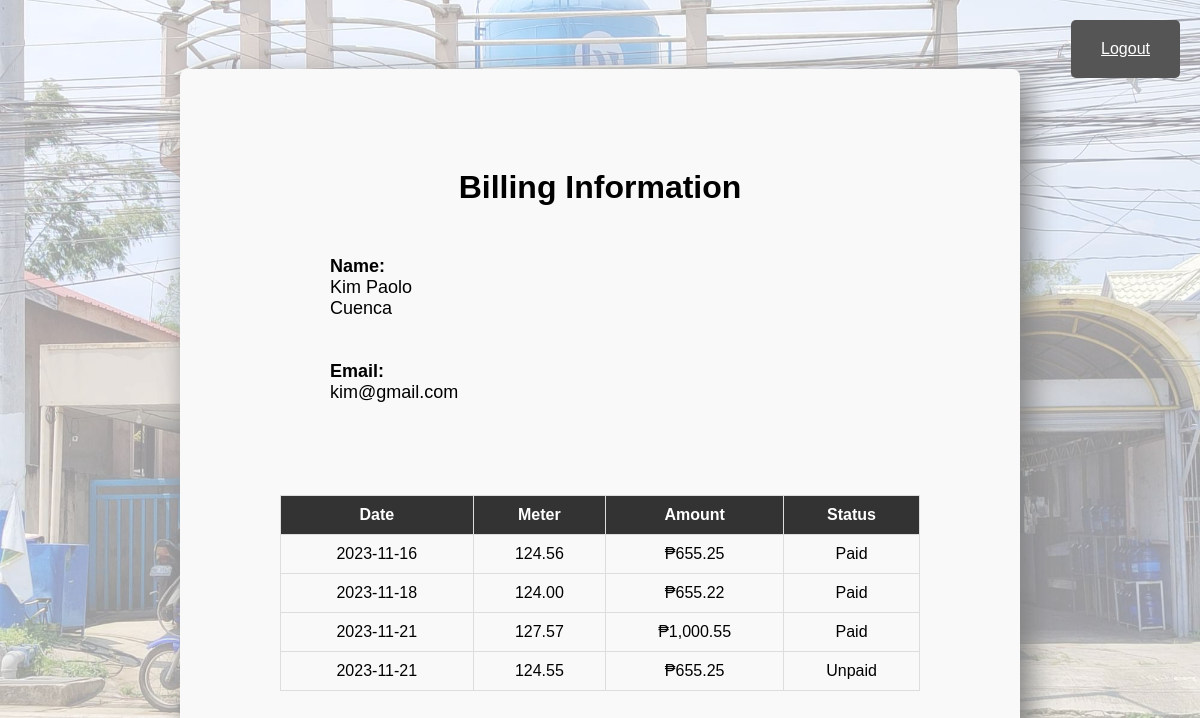
Before: /WebSys/userForm.php (signed in) with the older database file.
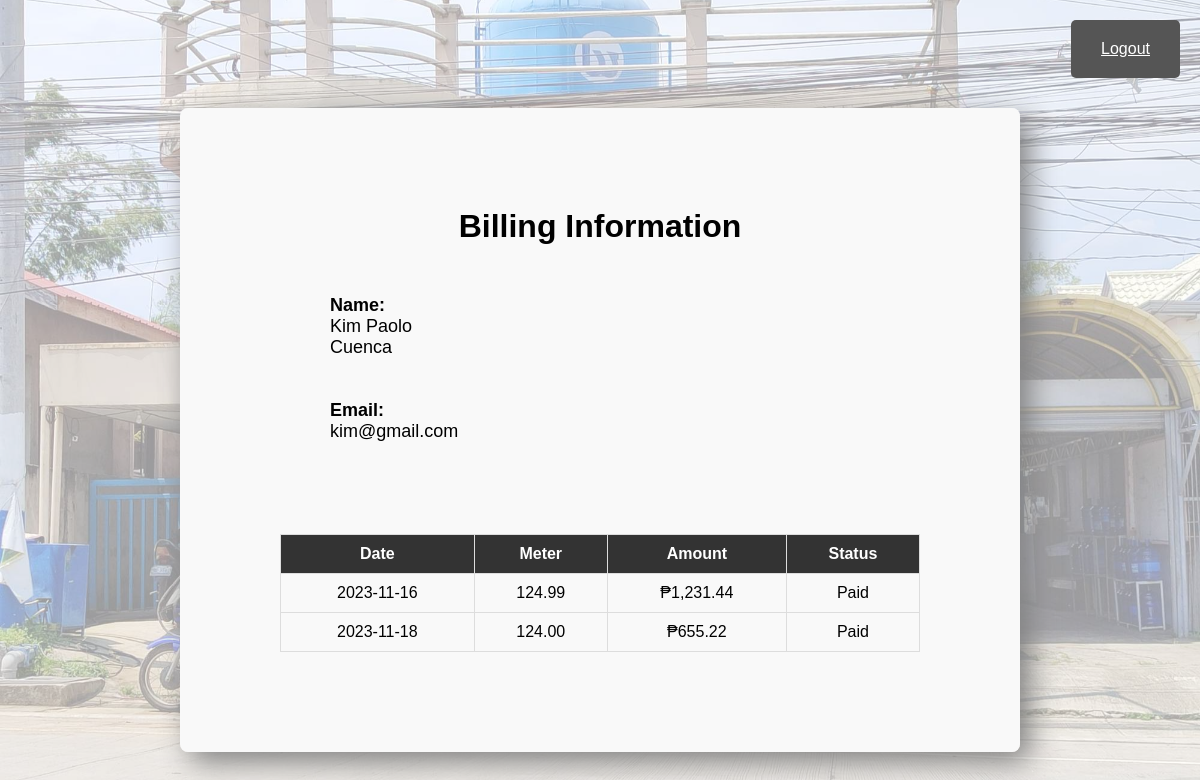
After: the same page with the newer database file.
### tables this page shows
CREATE TABLE IF NOT EXISTS `tbl_bill` (
  `BillId` int NOT NULL AUTO_INCREMENT,
  `UserID` int NOT NULL,
  `Date` date NOT NULL,
  `Meter` float NOT NULL,
  `Amount` float NOT NULL,
  `Status` varchar(10) NOT NULL,
  PRIMARY KEY (`BillId`),
  KEY `UserID_fk_Bill` (`UserID`)
);

### WebSys/php/displayuserbill.php (called while the page is built, shortened)
<?php
require "dbCon.php";
class UserBillDisplay {
    private $conn;
    public function __construct($conn) {
        $this->conn = $conn;
    }
    public function displayUserBills($userID) {
        $billData = array();
        $sqlQuery = "CALL SP_DisplayUserBill('$userID')";
        $result = $this->conn->query($sqlQuery);
        if ($result) {
            while ($row = $result->fetch_assoc()) {
                $row['Amount'] = '₱' . number_format($row['Amount'], 2);
                $row['Meter'] = number_format($row['Meter'], 2);
                $billData[] = $row;
            }
        } else {
            echo "Database query failed: " . $this->conn->error;
        }
        return $billData;
    }
}
$userBillDisplay = new UserBillDisplay($conn);
if (isset($_SESSION['UserID'])) {
    $userID = $_SESSION['UserID'];
    $billData = $userBillDisplay->displayUserBills($userID);
} else {
    header("Location: ../login.php");
    exit();
}
?>

### WebSys/userForm.php (the view, shortened to what this page needs)
<?php require "./php/authenticateaccount.php" ?>
<!DOCTYPE html>
<html lang="en">
<head>
    <link rel="stylesheet" href="./css/userForm.css">
</head>
<body>
    <div class="whole-container">
        <h1>Billing Information</h1>
        <div class="banner">
            <div class="studentInfo-text1">
                <span class="text-label" style="font-weight: bold;">Name:</span><br/>
                <span class="text-info" id="name"><?php echo $_SESSION['Name']; ?></span><br><br><br>
                <div class="studentInfo-text">
                    <span class="text-label" style="font-weight: bold;">Email:</span><br/>
                    <span class="text-info" id="email"><?php echo $_SESSION['Email']; ?></span><br><br><br>
                </div>
            </div>
        </div>
        <?php include "./php/displayuserbill.php" ?>
        <table>
            <thead>
                <tr>
                    <th>Date</th>
                    <th>Meter</th>
                    <th>Amount</th>
                    <th>Status</th>
                </tr>
            </thead>
            <tbody>
                <?php foreach ($billData as $bill) : ?>
                    <tr>
                        <td><?php echo $bill['Date']; ?></td>
                        <td><?php echo $bill['Meter']; ?></td>
                        <td><?php echo $bill['Amount']; ?></td>
                        <td><?php echo $bill['Status']; ?></td>
                    </tr>
                <?php endforeach; ?>
            </tbody>
        </table>
    </div>
    <a href="./php/logoutUser.php" class="logout-button">Logout</a>
</body>
</html>

Changed rows visible on the page:
removed tbl_bill: Date "2023-11-21", Meter "127.57", Amount "₱1,000.55", Status "Paid"
removed tbl_bill: Date "2023-11-21", Meter "124.55", Amount "₱655.25", Status "Unpaid"
changed tbl_bill (number 1 of 2 on the later page): Meter "124.56" → "124.99"; Amount "₱655.25" → "₱1,231.44"
